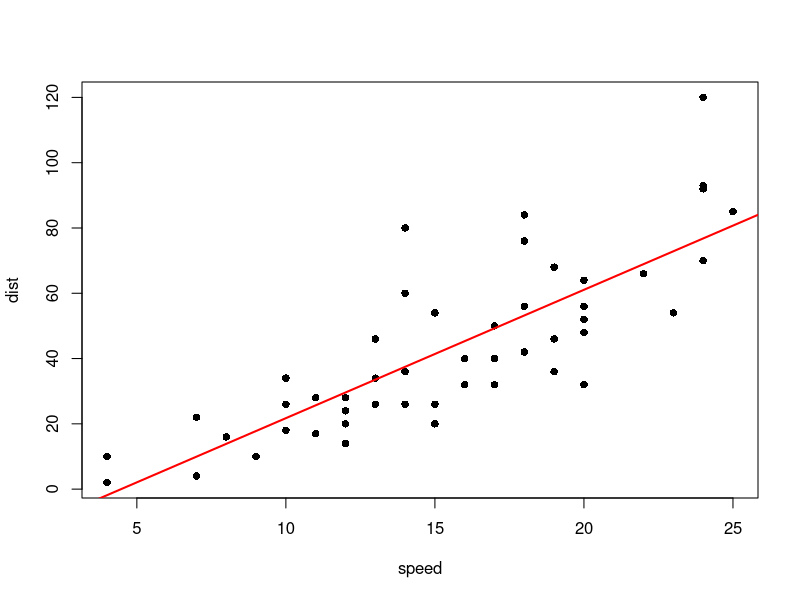

Reproduce this figure in R.
# la regressione lineare è un metodo per indagare come una variabile dipenda da un'altra 
# (che tipo di relazione c'è tra le due), nel caso della regressione lineare semplice la relazione si 
# assume che sia appunto lineare

# per verificare la relazione è meglio concentrarsi sulla stima di pochi parametri (β0 e β1 in questo caso)
# si prende sempre in considerazione un errore per ogni misurazione e di assume poi che gli errori siano
# distribuiti in modo normale (condizione di controllo per la validità dell'analisi di regressione) 

# β1 è il coefficiente angolare della retta, ed è anche una misura della potenza dell'analisi di regressione
# (la forza della relazione che unisce x a y)
# β0 è invece l'intercetta, il punto in cui la retta interseca l'asse y

# i parametri esatti sono β, le stime statistiche di quegli stessi parametri sono indicate b0 e b1

# !!!      RICORDA: p-value alto (>0.05) = si "accetta" H0, p-value basso (<0.05) = H0 si rifiuta      !!!

cars.lm <- lm(dist ~ speed, data = cars) # calcolo retta di regressione, funzione "linear model" 

names(cars.lm)
coef(cars.lm) # parametri b0 e b1, l'intercetta b0 non ha importanza statistica

plot(dist ~ speed, data = cars, pch = 16)
abline(coef(cars.lm), col="red", lwd=2) # linea di regressione usando i due parametri

summary(cars.lm)
# il t-test su b1 "speed" verifica che il parametro sia diverso da 0, H0 assume b1 == 0
# H0 = non esiste una relazione tra x e y, accettata o meno da Pr(>|t|) 
# tanti asterischi indicano un p-value molto inferiore a 0.05 quindi si rifiuta H0, abbiamo sufficienti prove
# per confermare una relazione lineare tra x e y

# CONTINUA SU 09-SLR.Rmd e 10-SLR-exercises.Rmd

# Per le analisi di regressione ricorda gli assunti
# Devono essere normali i RESIDUI (quindi la variabile y)
# Non ci interessa invece la distribuzione delle variabili x (entro limiti estremi)
